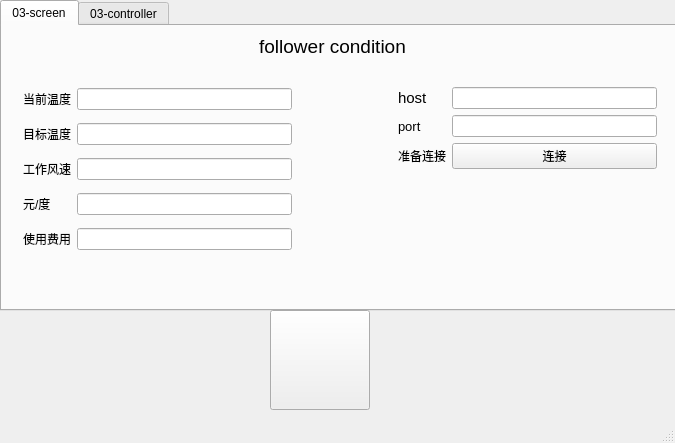
<?xml version="1.0" encoding="UTF-8"?>
<ui version="4.0">
 <class>MainWindow</class>
 <widget class="QMainWindow" name="MainWindow">
  <property name="geometry">
   <rect>
    <x>0</x>
    <y>0</y>
    <width>675</width>
    <height>443</height>
   </rect>
  </property>
  <property name="windowTitle">
   <string>MainWindow</string>
  </property>
  <widget class="QWidget" name="centralWidget">
   <widget class="QLabel" name="receive">
    <property name="geometry">
     <rect>
      <x>490</x>
      <y>190</y>
      <width>161</width>
      <height>16</height>
     </rect>
    </property>
    <property name="text">
     <string/>
    </property>
   </widget>
   <widget class="QTabWidget" name="tabWidget">
    <property name="geometry">
     <rect>
      <x>0</x>
      <y>0</y>
      <width>681</width>
      <height>311</height>
     </rect>
    </property>
    <property name="currentIndex">
     <number>0</number>
    </property>
    <widget class="QWidget" name="tab">
     <attribute name="title">
      <string>03-screen</string>
     </attribute>
     <widget class="QLabel" name="label">
      <property name="geometry">
       <rect>
        <x>200</x>
        <y>10</y>
        <width>261</width>
        <height>21</height>
       </rect>
      </property>
      <property name="font">
       <font>
        <pointsize>14</pointsize>
       </font>
      </property>
      <property name="text">
       <string>follower condition</string>
      </property>
      <property name="alignment">
       <set>Qt::AlignCenter</set>
      </property>
     </widget>
     <widget class="QWidget" name="gridLayoutWidget_2">
      <property name="geometry">
       <rect>
        <x>10</x>
        <y>44</y>
        <width>291</width>
        <height>201</height>
       </rect>
      </property>
      <layout class="QGridLayout" name="gridLayout_2">
       <item row="4" column="0">
        <widget class="QLabel" name="label_6">
         <property name="text">
          <string>元/度</string>
         </property>
        </widget>
       </item>
       <item row="4" column="1">
        <widget class="QLineEdit" name="rate"/>
       </item>
       <item row="2" column="0">
        <widget class="QLabel" name="label_3">
         <property name="text">
          <string>工作风速</string>
         </property>
        </widget>
       </item>
       <item row="2" column="1">
        <widget class="QLineEdit" name="wind_stren"/>
       </item>
       <item row="5" column="0">
        <widget class="QLabel" name="label_5">
         <property name="text">
          <string>使用费用</string>
         </property>
        </widget>
       </item>
       <item row="5" column="1">
        <widget class="QLineEdit" name="price"/>
       </item>
       <item row="1" column="0">
        <widget class="QLabel" name="label_2">
         <property name="text">
          <string>目标温度</string>
         </property>
        </widget>
       </item>
       <item row="1" column="1">
        <widget class="QLineEdit" name="aim_tem"/>
       </item>
       <item row="0" column="0">
        <widget class="QLabel" name="label_4">
         <property name="text">
          <string>当前温度</string>
         </property>
        </widget>
       </item>
       <item row="0" column="1">
        <widget class="QLineEdit" name="current_tem"/>
       </item>
      </layout>
     </widget>
     <widget class="QWidget" name="layoutWidget">
      <property name="geometry">
       <rect>
        <x>385</x>
        <y>50</y>
        <width>281</width>
        <height>111</height>
       </rect>
      </property>
      <layout class="QFormLayout" name="formLayout">
       <item row="0" column="0">
        <widget class="QLabel" name="label_9">
         <property name="font">
          <font>
           <pointsize>11</pointsize>
          </font>
         </property>
         <property name="text">
          <string>host</string>
         </property>
        </widget>
       </item>
       <item row="0" column="1">
        <widget class="QLineEdit" name="lineEdit_host"/>
       </item>
       <item row="2" column="0">
        <widget class="QLabel" name="label_10">
         <property name="font">
          <font>
           <pointsize>10</pointsize>
          </font>
         </property>
         <property name="text">
          <string>port</string>
         </property>
        </widget>
       </item>
       <item row="2" column="1">
        <widget class="QLineEdit" name="lineEdit_port"/>
       </item>
       <item row="5" column="0">
        <widget class="QLabel" name="connect_mes">
         <property name="text">
          <string>准备连接</string>
         </property>
        </widget>
       </item>
       <item row="5" column="1">
        <widget class="QPushButton" name="connect">
         <property name="text">
          <string>连接</string>
         </property>
        </widget>
       </item>
      </layout>
     </widget>
     <widget class="QLabel" name="label_windicon">
      <property name="geometry">
       <rect>
        <x>390</x>
        <y>190</y>
        <width>54</width>
        <height>61</height>
       </rect>
      </property>
      <property name="text">
       <string/>
      </property>
     </widget>
     <widget class="QLabel" name="label_modelicon">
      <property name="geometry">
       <rect>
        <x>490</x>
        <y>190</y>
        <width>54</width>
        <height>61</height>
       </rect>
      </property>
      <property name="text">
       <string/>
      </property>
     </widget>
     <zorder>layoutWidget</zorder>
     <zorder>label</zorder>
     <zorder>gridLayoutWidget_2</zorder>
     <zorder>label_windicon</zorder>
     <zorder>label_modelicon</zorder>
    </widget>
    <widget class="QWidget" name="tab_2">
     <attribute name="title">
      <string>03-controller</string>
     </attribute>
     <widget class="QWidget" name="gridLayoutWidget_3">
      <property name="geometry">
       <rect>
        <x>30</x>
        <y>60</y>
        <width>591</width>
        <height>131</height>
       </rect>
      </property>
      <layout class="QGridLayout" name="gridLayout_3">
       <item row="0" column="2">
        <widget class="QLabel" name="label_8">
         <property name="text">
          <string>调节风速</string>
         </property>
        </widget>
       </item>
       <item row="0" column="0">
        <widget class="QLabel" name="label_7">
         <property name="text">
          <string>调节温度</string>
         </property>
        </widget>
       </item>
       <item row="0" column="1">
        <widget class="QSpinBox" name="tem_change"/>
       </item>
       <item row="0" column="3">
        <widget class="QComboBox" name="wind_change">
         <item>
          <property name="text">
           <string>低</string>
          </property>
         </item>
         <item>
          <property name="text">
           <string>中</string>
          </property>
         </item>
         <item>
          <property name="text">
           <string>高</string>
          </property>
         </item>
        </widget>
       </item>
      </layout>
     </widget>
    </widget>
   </widget>
   <widget class="QPushButton" name="start_button">
    <property name="geometry">
     <rect>
      <x>270</x>
      <y>310</y>
      <width>100</width>
      <height>100</height>
     </rect>
    </property>
    <property name="text">
     <string/>
    </property>
    <property name="icon">
     <iconset resource="resource.qrc">
      <normaloff>:/off</normaloff>:/off</iconset>
    </property>
    <property name="iconSize">
     <size>
      <width>75</width>
      <height>75</height>
     </size>
    </property>
   </widget>
  </widget>
  <widget class="QStatusBar" name="statusBar"/>
 </widget>
 <layoutdefault spacing="6" margin="11"/>
 <resources>
  <include location="resource.qrc"/>
 </resources>
 <connections/>
</ui>
